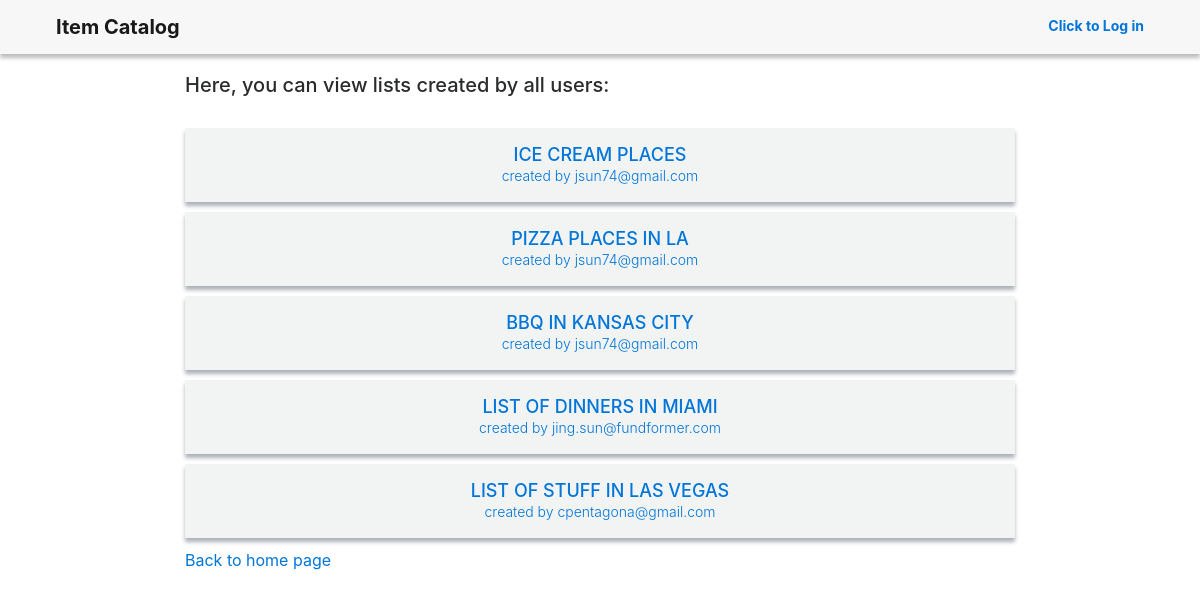
Page /publiclists on the committed database.
### database_setup.py (models this page shows, shortened)
class BizList(Base):
    __tablename__ = 'biz_list'
    name = Column(String(200), nullable=False)
    id = Column(Integer, primary_key=True)
    description = Column(String)
    user_id = Column(Integer, ForeignKey('user.id'))
    user = relationship(User)

class User(Base):
    __tablename__ = 'user'
    name = Column(String(250), nullable=False)
    email = Column(String(250), nullable=False)
    picture = Column(String(250))
    id = Column(Integer, primary_key=True)

### catalog.py (the view)
@app.route('/publiclists')
def publicLists():
    userlists = session.query(BizList).all()
    return render_template('publiclists.html', lists=userlists)

### templates/publiclists.html (shortened to what this page needs)
{% extends "main.html" %}
{% block content %}
    <div class="container" style="margin: auto; max-width: 860px;">
        <h5>Here, you can view lists created by all users:</h5>
        <br>
        {% for l in lists %}
        <div class="container" style="box-shadow: 0px 4px 4px 0px #ABB2B9; text-transform: uppercase; background-color: #F2F4F4; margin-bottom: 10px;">
                <a class="btn btn-block" style="padding: 15px; font-size: 18px; font-weight: 500;" href="/publiclists/{{l.id}}" target="_blank">{{l.name}} <p style="text-transform: lowercase; font-size: 14px; font-weight: 300;">created by {{l.user.email}}</p></a>
        </div>
        {% endfor %}
        <a href="/">Back to home page</a>
    </div>
</div>
{% endblock %}

### static/css/styles.css (style rules this page uses)
p { margin-bottom: 2px; }

### rows in the picture
BizList: name "ICE CREAM PLACES", user.email "jsun74@gmail.com"
BizList: name "PIZZA PLACES IN LA", user.email "jsun74@gmail.com"
BizList: name "BBQ IN KANSAS CITY", user.email "jsun74@gmail.com"
BizList: name "LIST OF DINNERS IN MIAMI", user.email "jing.sun@fundformer.com"
BizList: name "LIST OF STUFF IN LAS VEGAS", user.email "cpentagona@gmail.com"
